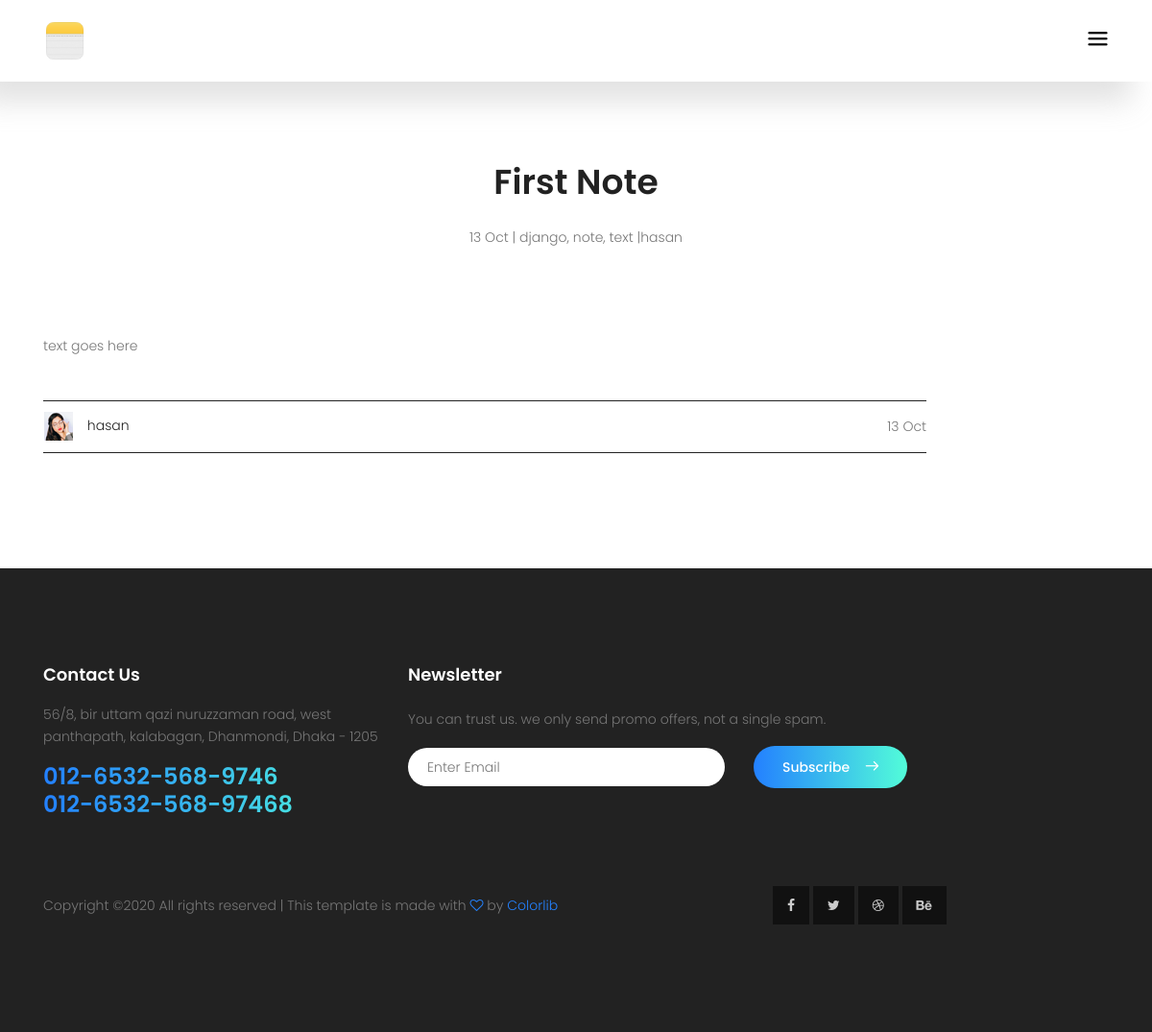
The app's page /notes/first-note/ with its own data.
### notes_app/models.py (models this page shows, shortened)
class Note(models.Model):
    user = models.ForeignKey(User, on_delete=models.CASCADE)
    title = models.CharField(max_length=50)
    slug = models.SlugField(null = True, blank=True)
    content = models.TextField(blank=True)
    created = models.DateTimeField(blank=True, default=datetime.datetime.now)
    active = models.BooleanField(default=True)
    tags = models.CharField(blank=True, max_length=100)
    def __str__(self):
        return self.title

### notes_app/views.py (the view)
# urls.py: url(r'^(?P<slug>[-\w]+)/$', views.detail, name='note_detail'),
def detail(request, slug):
    note = Note.objects.get(slug=slug)
    context = {
    'note' : note
    }
    return render(request, 'one_note.html' , context)

### notes_app/templates/one_note.html
{% extends "base.html" %}
{% load static %}
{% block body %}
    <section class="blog-area section-gap">
      <div class="container">
        <div class="row justify-content-center">
          <div class="col-md-8 pb-30 header-text">
            <h1>{{note}}</h1>
            <p>
              {{note.created|date:"j M"}} | {{note.tags}} |{{note.user.username}}
            </p>
          </div>
        </div>
        <div class="row">
          <div class="single-blog col-lg-10 col-md-10">
            <p>
              {{note.content}}							</p>
            <div class="bottom d-flex justify-content-between align-items-center flex-wrap">
              <div>
                <img class="img-fluid" src="{% static 'home-static/img/user.png' %}" alt="">
                <a href="#"><span>{{note.user.username}}</span></a>
              </div>
              <div class="meta">
                {{note.created|date:"j M"}}
              </div>
            </div>
          </div>
        </div>
      </div>
    </section>
{% endblock %}

### static/home-static/css/main.css (style rules this page uses)
body { color: #777777; font-family: "Poppins", sans-serif; font-size: 14px; font-weight: 300; line-height: 1.625em; position: relative; }
a { -webkit-transition: all 0.3s ease 0s; -moz-transition: all 0.3s ease 0s; -o-transition: all 0.3s ease 0s; transition: all 0.3s ease 0s; }
a, a:focus, a:hover { text-decoration: none; outline: 0; }
h1, h2, h3, h4, h5, h6 { font-family: "Poppins", sans-serif; color: #222222; line-height: 1.2em !important; margin-bottom: 0; margin-top: 0; font-weight: 600; }
h1, .h1 { font-size: 36px; }
.pb-30 { padding-bottom: 30px; }
.flex-wrap { -webkit-flex-wrap: wrap; -moz-flex-wrap: wrap; -ms-flex-wrap: wrap; flex-wrap: wrap; }
h1 { font-size: 36px; }
h1, h2, h3, h4, h5, h6 { line-height: 1.5em; }
body { position: relative; }
.section-gap { padding: 120px 0; }
.blog-area h1 { text-align: center; margin-bottom: 25px; font-weight: 600; text-transform: capitalize; }
.blog-area p { margin-bottom: 45px; text-align: center; }
.single-blog a { color: #222; }
.single-blog p { text-align: left; margin-top: 15px; }
.single-blog .bottom { padding: 10px 0; border-top: 1px solid #222; border-bottom: 1px solid #222; }
.single-blog .bottom span { margin-left: 10px; }
p { color: #777; }

### records on screen
Note: title "First Note", created "13 Oct", tags "django, note, text", user.username "hasan", content "text goes here"
